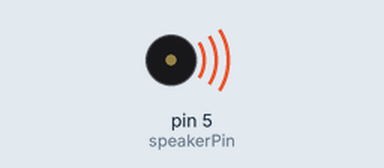
Recording of a sketch running on a simulated Arduino Uno, built with avr-gcc and run on an emulated ATmega328P. Parts: buzzer (waves = sounding).

Above: at 0.2 s.
At 4.96 s:
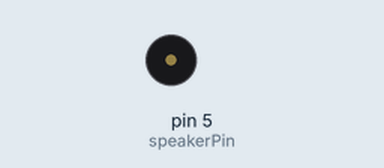
Timing chart, 0 to 5.3 s (numbered marks = the images above):
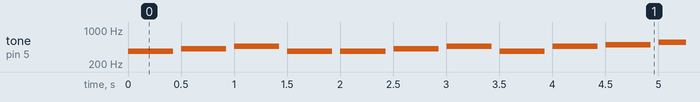

The sketch:

ToneFrereJacques.ino
```cpp
  /*
  Simple Tone player

  Generates a series of tones from MIDI note values.
   The melody is "Frere Jacques"

  Circuit:
  - 8 ohm speaker on digital pin 8

  created 13 Feb 2017
  modified 22 Dec 2018
  by Tom Igoe
*/
#define NOTE_A4 69         // MIDI note value for middle A
#define FREQ_A4 440        // frequency for middle A

const int speakerPin = 5;  // the pin number for the speaker

// the melody sequence:
int melody[] = {1, 3, 5, 1,
                1, 3, 5, 1,
                5, 6, 8, 5, 6, 8,
                8, 10, 8, 6, 5, 1,
                8, 10, 8, 6, 5, 1,
                1, -4, 1,
                1, -4, 1
               };
// the rhythm sequence:
int rhythm[] = {4, 4, 4, 4,
                4, 4, 4, 4,
                4, 4, 2,
                4, 4, 2,
                8, 8, 8, 8, 4, 4,
                8, 8, 8, 8, 4, 4,
                4, 4, 2,
                4, 4, 2
               };
// which note of the melody to play:
int noteCounter = 0;
int tonic = 65;
int bpm = 120;  // beats per minute
// duration of a beat in ms
float beatDuration = 60.0 / bpm * 1000;

void setup() {
  // make the speaker pin an output:
  pinMode(speakerPin, OUTPUT);
}

void loop() {
  // current note is an element of the array:
  int currentNote = melody[noteCounter] + tonic;
  // play a note from the melody:
  // convert MIDI note number to frequency:
  float frequency =  FREQ_A4 * pow(2, ((currentNote - NOTE_A4) / 12.0));

  // all the notes in this are sixteenth notes,
  // which is 1/4 of a beat, so:
  float noteDuration = beatDuration * (4.0 / rhythm[noteCounter]);
  // turn the note on:
  tone(speakerPin, frequency, noteDuration * 0.85);
  // keep it on for the appropriate duration:
  delay(noteDuration);
  // turn the note off:
  noTone(speakerPin);
  // increment the note number for next time through the loop:
  noteCounter++;
  // keep the note in the range from 0 - 32 using modulo:
  noteCounter = noteCounter % 32;
}
```

Measured:
- by itself, tone on pin 5 (speakerPin): plays 369 Hz for 0.43 s, 415 Hz for 0.43 s, 466 Hz for 0.43 s, 369 Hz for 0.43 s, 369 Hz for 0.43 s, 415 Hz for 0.43 s … (260 notes in this stretch)
